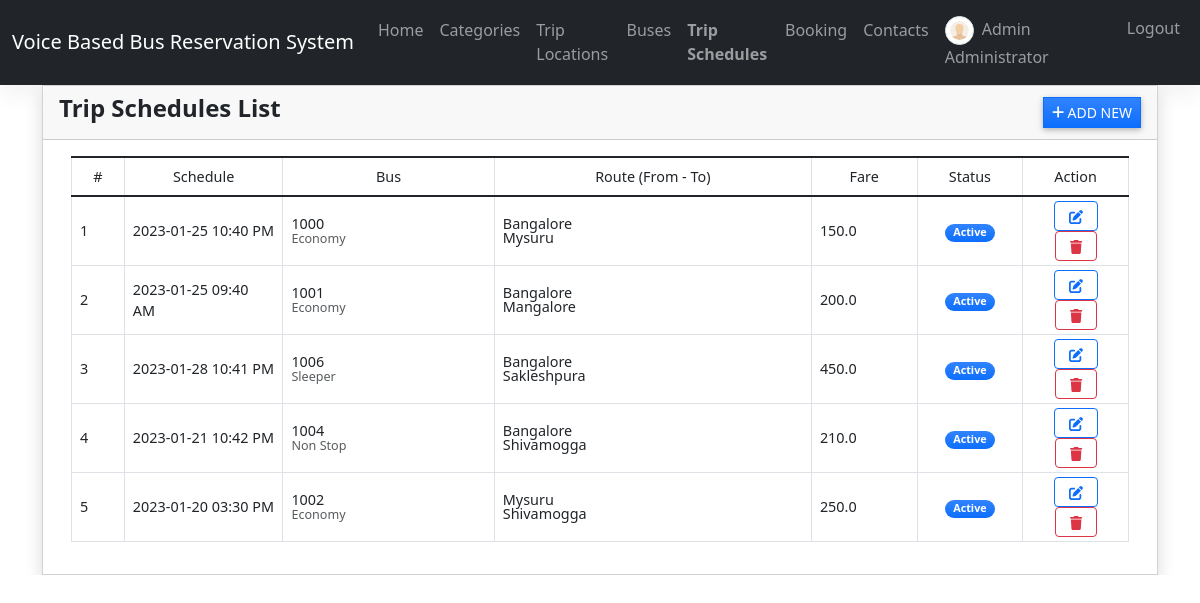
Screenshot of /schedule (signed in) with the database file from the repository.
### reservationApp/models.py (models this page shows, shortened)
class Schedule(models.Model):
    code = models.CharField(max_length=100)
    bus = models.ForeignKey(Bus,on_delete=models.CASCADE)
    depart = models.ForeignKey(Location,on_delete=models.CASCADE, related_name='depart_location')
    destination = models.ForeignKey(Location,on_delete=models.CASCADE, related_name='destination')
    schedule= models.DateTimeField()
    fare= models.FloatField()
    status = models.CharField(max_length=2, choices=(('1','Active'),('2','Cancelled')), default=1)
    date_created = models.DateTimeField(default=timezone.now)
    date_updated = models.DateTimeField(auto_now=True)

class Bus(models.Model):
    category = models.ForeignKey(Category,on_delete=models.CASCADE, blank= True, null = True)
    bus_number = models.CharField(max_length=250)
    seats = models.FloatField(max_length=5, default=0)
    status = models.CharField(max_length=2, choices=(('1','Active'),('2','Inactive')), default=1)
    date_created = models.DateTimeField(default=timezone.now)
    date_updated = models.DateTimeField(auto_now=True)

class Category(models.Model):
    name = models.CharField(max_length=250)
    description = models.TextField()
    status = models.CharField(max_length=2, choices=(('1','Active'),('2','Inactive')), default=1)
    date_created = models.DateTimeField(default=timezone.now)
    date_updated = models.DateTimeField(auto_now=True)
    def __str__(self):
        return self.name

class Location(models.Model):
    location = models.CharField(max_length=250)
    status = models.CharField(max_length=2, choices=(('1','Active'),('2','Inactive')), default=1)
    date_created = models.DateTimeField(default=timezone.now)
    date_updated = models.DateTimeField(auto_now=True)
    def __str__(self):
        return self.location

### reservationApp/views.py (the view)
# urls.py: path('schedule',views.schedule_mgt,name='schedule-page'),
@login_required
def schedule_mgt(request):
    context['page_title'] = "Trip Schedules"
    schedules = Schedule.objects.all()
    context['schedules'] = schedules
    return render(request, 'schedule_mgt.html', context)

### reservationApp/templates/schedule_mgt.html (shortened to what this page needs)
{% extends 'base.html' %} {% load humanize %} {% block pageContent %}
<div class="col-lg-12 col-md-12 col-sm-12 col-xs-12">
    <div class="card card-default rounded-0 shadow ">
        <div class="card-header">
            <div class="d-flex w-100 align-items-center justify-content-between">
                <h4 class="card-title fw-bold">Trip Schedules List</h4>
                <div class="tools">
                    <button type="button" class="btn btn-primary rounded-0 bg-gradient btn-sm" id='add_new'><i class="fa fa-plus"></i> Add New</button>
                </div>
            </div>
        </div>
        <div class="card-body">
            <div class="container-fluid">
                <table class="table table-bordered" id="schedule-list">
                    <colgroup>
                        <col width="5%">
                        <col width="15%">
                        <col width="20%">
                        <col width="30%">
                        <col width="10%">
                        <col width="10%">
                        <col width="10%">
                    </colgroup>
                    <thead>
                        <tr class="bg-gradient bg-primary bg-opacity-50 text-light">
                            <th class="px-2 py-2 text-center">#</th>
                            <th class="px-2 py-2 text-center">Schedule</th>
                            <th class="px-2 py-2 text-center">Bus</th>
                            <th class="px-2 py-2 text-center">Route (From - To)</th>
                            <th class="px-2 py-2 text-center">Fare</th>
                            <th class="px-2 py-2 text-center">Status</th>
                            <th class="px-2 py-2 text-center">Action</th>
                        </tr>
                    </thead>
                    <tbody>
                        {% for schedule in schedules %}
                        <tr>
                            <td class="px-2 py-1 align-middle">{{ forloop.counter }}</td>
                            <td class="px-2 py-1 align-middle">{{ schedule.schedule|date:"Y-m-d h:i A" }}</td>
                            <td class="px-2 py-1 align-middle">
                                <div class="lh-1">
                                    <div>{{ schedule.bus.bus_number }}</div>
                                    <small class="text-muted">{{ schedule.bus.category }}</small>
                                </div>
                            </td>
                            <td class="px-2 py-1 align-middle">
                                <div class="lh-1">
                                    <div>{{ schedule.depart }}</div>
                                    <div>{{ schedule.destination }}</div>
                                </div>
                            </td>
                            <td class="px-2 py-1 align-middle">{{ schedule.fare|intcomma }}</td>
                            <td class="px-1 py-1 align-middle text-center">
                                {% if schedule.status == '1' %}
                                <span class="badge bg-primary bg-gradient rounded-pill px-2">Active</span> {% else %}
                                <span class="badge bg-danger bg-gradient rounded-pill px-2">Cancelled</span> {% endif %}
                            </td>
                            <td class="px-2 py-1 align-middle text-center">
                                <a class="btn btn-outline-primary btn-sm edit-data" href="javascript:void(0)" data-id="{{ schedule.pk }}" title="Edit">
                                    <i class="fa fa-edit"></i>
                                </a>
                                <button class="btn btn-outline-danger btn-sm delete-data" type="button" data-id="{{ schedule.pk }}" title="Delete">
                                    <i class="fa fa-trash"></i>
                                </button>
                            </td>
                        </tr>
                        {% endfor %}
                    </tbody>
                </table>
            </div>
        </div>
    </div>
</div>
{% endblock pageContent %}

### reservationApp/templates/topNavigation.html (shortened to what this page needs)
{% load static %}
<header>
    <link href="https://cdn.jsdelivr.net/npm/bootstrap@5.3.0-alpha1/dist/css/bootstrap.min.css" rel="stylesheet">
    <nav class="navbar navbar-expand-lg navbar-dark bg-dark" aria-label="Offcanvas navbar large">
        <div class="container-fluid">
          <a class="navbar-brand" href="/">Voice Based Bus Reservation System</a>
          <div class="offcanvas offcanvas-end text-bg-dark" tabindex="-1" id="offcanvasNavbar2" aria-labelledby="offcanvasNavbar2Label">
            <div class="collapse navbar-collapse" id="navbarExample01">
              <ul class="navbar-nav me-auto mb-2 mb-lg-0" id="topNav">
                  <li class="nav-item">
                      <a class="nav-link" aria-current="page" href="{% url 'home-page' %}">Home</a>
                  </li>
                  {% if user.id %}
                  <li class="nav-item">
                      <a class="nav-link" aria-current="page" href="{% url 'category-page' %}">Categories</a>
                  </li>
                  <li class="nav-item">
                      <a class="nav-link" aria-current="page" href="{% url 'location-page' %}">Trip Locations</a>
                  </li>
                  <li class="nav-item">
                      <a class="nav-link" aria-current="page" href="{% url 'bus-page' %}">Buses</a>
                  </li>
                  <li class="nav-item">
                      <a class="nav-link" aria-current="page" href="{% url 'schedule-page' %}">Trip Schedules</a>
                  </li>
                   <li class="nav-item">
                      <a class="nav-link" aria-current="page" href="{% url 'booking-page' %}">Booking</a>
                  </li>
                  <li class="nav-item">
                    <a class="nav-link" aria-current="page" href="{% url 'mng_contacts-page' %}">Contacts</a>
                </li>
                  {% endif %}
              </ul>
              <ul class="navbar-nav d-flex flex-row">
                  {% if user.id %} {% if user.profile.user_type == 1 %} {% endif %}
                  <li class="nav-item me-3 me-lg-0">
                      <a class="nav-link" href="{% url 'profile' %}">
                          <span class="me-1"><img src="{{ MEDIA_URL }}/default/default-avatar.png" alt="User Avatar" id="user-avatar" class="img-thumbnail rounded-circle"></span> {{ user.first_name }} {{user.last_name}}
                      </a>
                  </li>
                  <li class="nav-item me-3 me-lg-0">
                      <a class="nav-link" href="{% url 'logout' %}">Logout</a>
                  </li>
                  {% else %}
                  <li class="nav-item me-3 me-lg-0">
                      <a class="nav-link" href="{% url 'login' %}"> Admin Login</a>
                  </li>
                  {% endif %}
              </ul>
          </div>
          </div>
        </div>
      </nav>
</header>

### static/assets/default/css/style.css (style rules this page uses)
html, body { height: 100%; width: 100%; max-height: 100%; overflow: auto; display: flex; flex-direction: column; }
body>header { flex-shrink: auto; }
#user-avatar { width: 1.8rem; height: 1.8rem; object-fit: scale-down; object-position: center center; }
.nav-item.active a.nav-link { font-weight: bolder !important; }

### rows the page displays
Schedule: schedule "2023-01-25 10:40 PM", bus.bus_number "1000", bus.category "Economy", depart "Bangalore", destination "Mysuru", fare "150.0", status "Active"
Schedule: schedule "2023-01-25 09:40 AM", bus.bus_number "1001", bus.category "Economy", depart "Bangalore", destination "Mangalore", fare "200.0", status "Active"
Schedule: schedule "2023-01-28 10:41 PM", bus.bus_number "1006", bus.category "Sleeper", depart "Bangalore", destination "Sakleshpura", fare "450.0", status "Active"
Schedule: schedule "2023-01-21 10:42 PM", bus.bus_number "1004", bus.category "Non Stop", depart "Bangalore", destination "Shivamogga", fare "210.0", status "Active"
Schedule: schedule "2023-01-20 03:30 PM", bus.bus_number "1002", bus.category "Economy", depart "Mysuru", destination "Shivamogga", fare "250.0", status "Active"

### other values shown
{{ user.first_name }} "Admin"
{{ user.last_name }} "Administrator"
